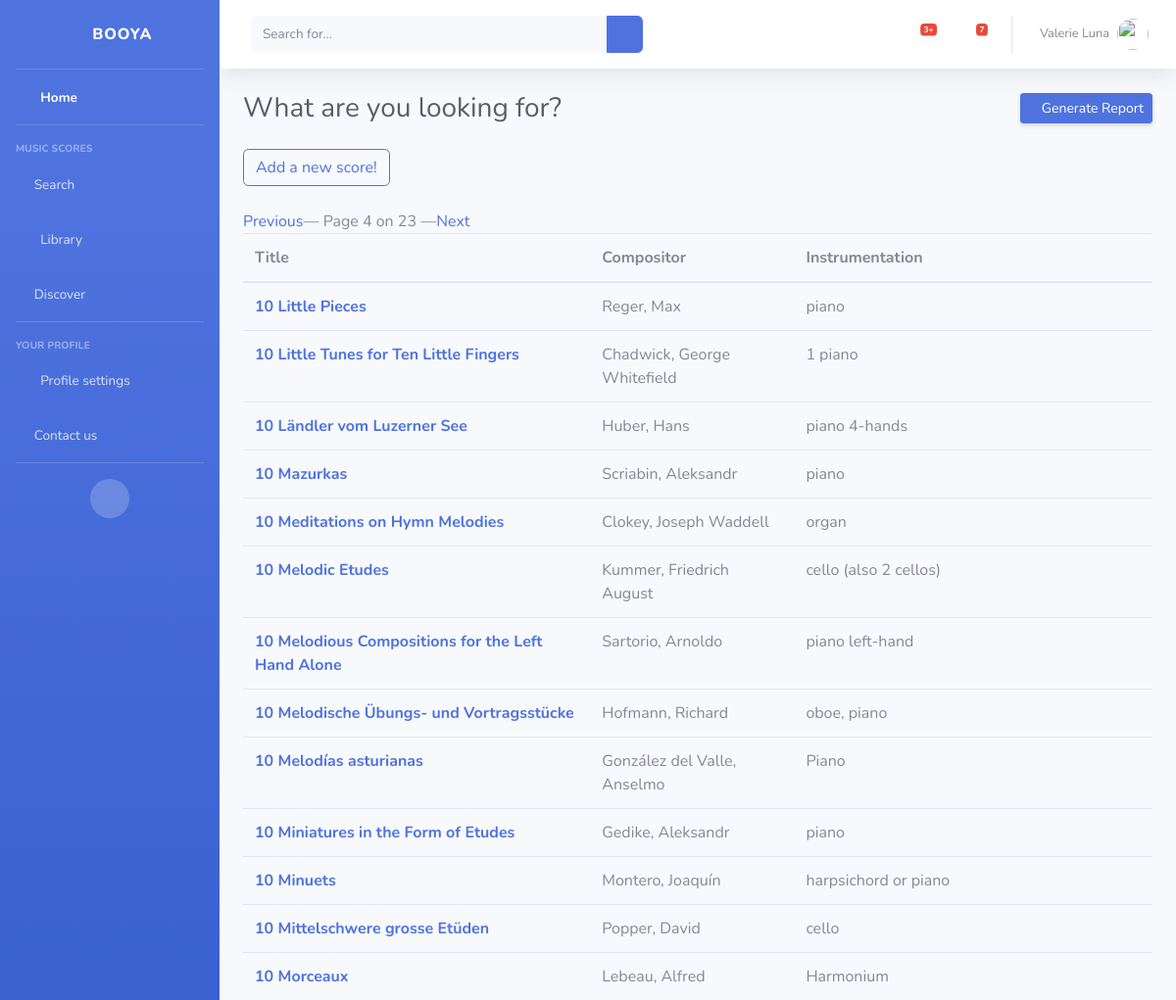
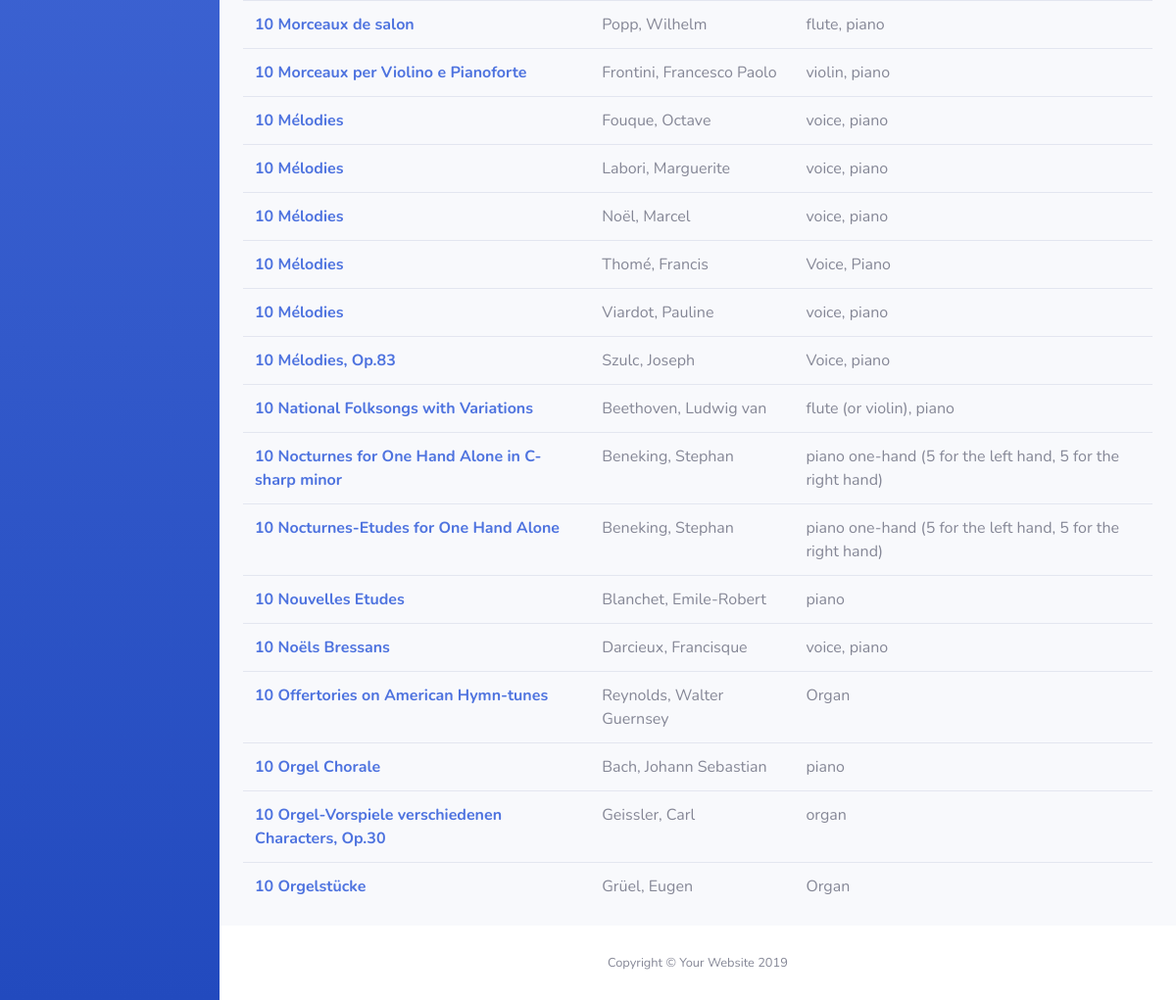
The page /home/scores_list?page=4 on the database its author committed (2 pictures, top to bottom).
### search/models.py (models this page shows, shortened)
class Sheet(models.Model):
    title = models.CharField(max_length=100)
    subtitle = models.CharField(max_length=100, default='unknown')
    compositor = models.CharField(max_length=42, default='unknown')
    instrumentation = models.CharField(max_length=155, default='unknown')
    pdf_link = models.URLField(max_length=200, default='unknown')
    sections = models.CharField(max_length=100, default='unknown')
    description = models.CharField(max_length=100, default='unknown')
    composition_date = models.IntegerField(default=0)
    first_interpretation_date = models.CharField(max_length=100, default='unknown')
    release_date = models.CharField(max_length=100, default='unknown')
    duration = models.CharField(max_length=100, default='unknown')
    compositor_period = models.CharField(max_length=100, default='unknown')
    editor = models.CharField(max_length=100, default='unknown')
    style = models.CharField(max_length=100, default='unknown')
    key = models.CharField(max_length=100, default='unknown')
    source = models.CharField(max_length=100, default='unknown')
    comments = models.CharField(max_length=1000, default='no comment')
    nb_instruments = models.IntegerField(default=0)
    difficulty = models.FloatField(default=0)
    popularity = models.FloatField(default=0)
    dedication = models.CharField(max_length=100, default='unknown')
    num_opus = models.CharField(max_length=100, default='unknown')
    download_date = models.DateTimeField(default=timezone.now,
                                verbose_name="Publication date",
                                null=True)
    commentaires = GenericRelation('Commentaire')
    class Meta:
        verbose_name = "Music score"
        ordering = ['title']

### search/views.py (the view)
# urls.py: path('scores_list', views.ListScores.as_view(), name="scores_list"),
class ListScores(ListView):
    model = Sheet
    context_object_name = "list_sheets"
    template_name = "search/scores_list.html"
    paginate_by = 30

### search/templates/search/scores_list.html (shortened to what this page needs)
<!DOCTYPE html>
<html lang="en">
{% extends "base.html" %}
{% block corps %}
<div class="container-fluid">
    {% block header_title %}
    <div class="d-sm-flex align-items-center justify-content-between mb-4">
        <h1 class="h3 mb-0 text-gray-800">What are you looking for?</h1>
        <a href="#" class="d-none d-sm-inline-block btn btn-sm btn-primary shadow-sm"><i
                class="fas fa-download fa-sm text-white-50"></i> Generate Report</a>
    </div>
    <a class="btn btn-outline-primary" href="{% url 'add_score' %}" role="button">Add a new score!</a>
    {% endblock %}
    <br>
    <br>
    <div class="pagination">
        {% if page_obj.has_previous %}
        <a href="?page={{ page_obj.previous_page_number }}">Previous </a> —
        {% endif %}
        Page {{ page_obj.number }} on {{ page_obj.paginator.num_pages }}
        {% if page_obj.has_next %}
        — <a href="?page={{ page_obj.next_page_number }}"> Next</a>
        {% endif %}
    </div>
    <table class="table">
        <thead>
        <tr>
            <th scope="col">Title</th>
            <th scope="col">Compositor</th>
            <th scope="col">Instrumentation</th>
        </tr>
        </thead>
        <tbody>
        {% for sheet in list_sheets %}
        <tr>
            <div class="sheet">
                <th scope="row"><a href="{% url 'read' sheet.id %}">{{ sheet.title }}</a></th>
                <td>{{ sheet.compositor }}</td>
                <td>{{ sheet.instrumentation }}</td>
            </div>
            {% empty %}
            <p>No sheet music</p>
            {% endfor %}
        </tr>
        </tbody>
    </table>
</div>
    {% endblock %}

### rows shown on the page
Sheet: title "10 Little Pieces", compositor "Reger, Max", instrumentation "piano"
Sheet: title "10 Little Tunes for Ten Little Fingers", compositor "Chadwick, George Whitefield", instrumentation "1 piano"
Sheet: title "10 Ländler vom Luzerner See", compositor "Huber, Hans", instrumentation "piano 4-hands"
Sheet: title "10 Mazurkas", compositor "Scriabin, Aleksandr", instrumentation "piano"
Sheet: title "10 Meditations on Hymn Melodies", compositor "Clokey, Joseph Waddell", instrumentation "organ"
Sheet: title "10 Melodic Etudes", compositor "Kummer, Friedrich August", instrumentation "cello (also 2 cellos)"
Sheet: title "10 Melodious Compositions for the Left Hand Alone", compositor "Sartorio, Arnoldo", instrumentation "piano left-hand"
Sheet: title "10 Melodische Übungs- und Vortragsstücke", compositor "Hofmann, Richard", instrumentation "oboe, piano"
Sheet: title "10 Melodías asturianas", compositor "González del Valle, Anselmo", instrumentation "Piano"
Sheet: title "10 Miniatures in the Form of Etudes", compositor "Gedike, Aleksandr", instrumentation "piano"
Sheet: title "10 Minuets", compositor "Montero, Joaquín", instrumentation "harpsichord or piano"
Sheet: title "10 Mittelschwere grosse Etüden", compositor "Popper, David", instrumentation "cello"
Sheet: title "10 Morceaux", compositor "Lebeau, Alfred", instrumentation "Harmonium"
Sheet: title "10 Morceaux de salon", compositor "Popp, Wilhelm", instrumentation "flute, piano"
Sheet: title "10 Morceaux per Violino e Pianoforte", compositor "Frontini, Francesco Paolo", instrumentation "violin, piano"
Sheet: title "10 Mélodies", compositor "Fouque, Octave", instrumentation "voice, piano"
Sheet: title "10 Mélodies", compositor "Labori, Marguerite", instrumentation "voice, piano"
Sheet: title "10 Mélodies", compositor "Noël, Marcel", instrumentation "voice, piano"
Sheet: title "10 Mélodies", compositor "Thomé, Francis", instrumentation "Voice, Piano"
Sheet: title "10 Mélodies", compositor "Viardot, Pauline", instrumentation "voice, piano"
Sheet: title "10 Mélodies, Op.83", compositor "Szulc, Joseph", instrumentation "Voice, piano"
Sheet: title "10 National Folksongs with Variations", compositor "Beethoven, Ludwig van", instrumentation "flute (or violin), piano"
Sheet: title "10 Nocturnes for One Hand Alone in C-sharp minor", compositor "Beneking, Stephan", instrumentation "piano one-hand (5 for the left hand, 5 for the right hand)"
Sheet: title "10 Nocturnes-Etudes for One Hand Alone", compositor "Beneking, Stephan", instrumentation "piano one-hand (5 for the left hand, 5 for the right hand)"
Sheet: title "10 Nouvelles Etudes", compositor "Blanchet, Emile-Robert", instrumentation "piano"
Sheet: title "10 Noëls Bressans", compositor "Darcieux, Francisque", instrumentation "voice, piano"
Sheet: title "10 Offertories on American Hymn-tunes", compositor "Reynolds, Walter Guernsey", instrumentation "Organ"
Sheet: title "10 Orgel Chorale", compositor "Bach, Johann Sebastian", instrumentation "piano"
Sheet: title "10 Orgel-Vorspiele verschiedenen Characters, Op.30", compositor "Geissler, Carl", instrumentation "organ"
Sheet: title "10 Orgelstücke", compositor "Grüel, Eugen", instrumentation "Organ"

### other values the page prints
{{ page_obj.number }} "4"
{{ page_obj.paginator.num_pages }} "23"
